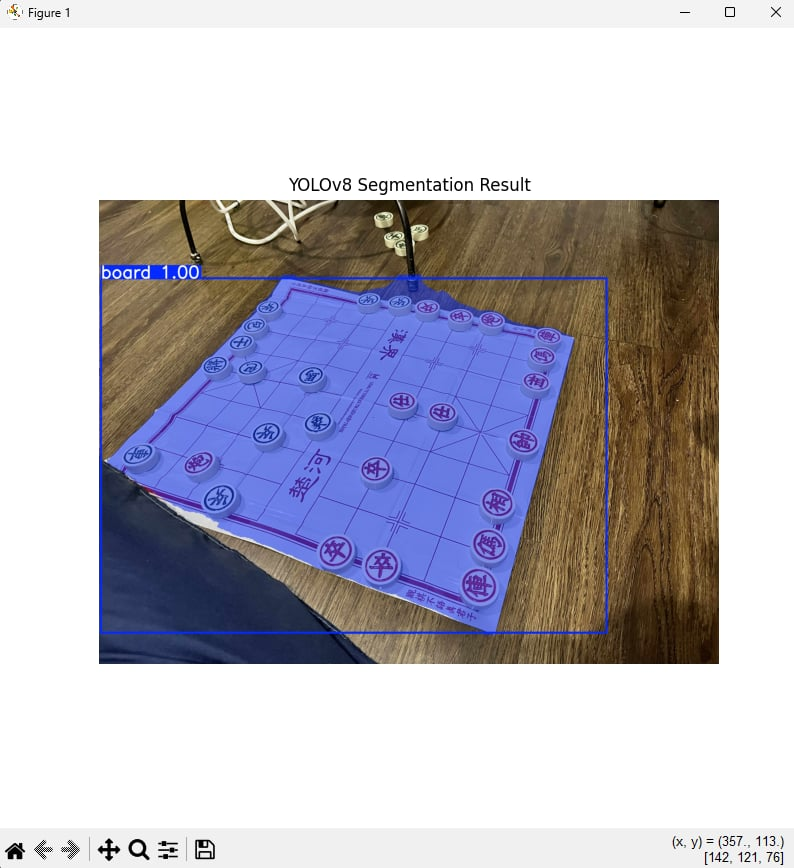
#> input picture 6c039653-bce8-461a-b13d-55280c7295b8.jpg, 794 x 868 px, given in place of the camera
$ python filter_test.py
#> lines starting #> are read from the running program, lines starting #| are printed output that depends on the picture
#> in main, frame is the input picture: shape (868, 794, 3); mean B, G, R 196.1, 185.3, 187.3
import cv2
import numpy as np
import time

# --------- Utility ----------
def to_lab(img):
    return cv2.cvtColor(img, cv2.COLOR_BGR2LAB)

def from_lab(lab):
    return cv2.cvtColor(lab, cv2.COLOR_LAB2BGR)

def luminance_bgr(img):
    # Rec.709 luma
    return 0.2126*img[...,2] + 0.7152*img[...,1] + 0.0722*img[...,0]

def put_label(im, text, y=28):
    cv2.rectangle(im, (0,0), (im.shape[1], y+10), (0,0,0), -1)
    cv2.putText(im, text, (10, y), cv2.FONT_HERSHEY_SIMPLEX, 0.7, (255,255,255), 2, cv2.LINE_AA)

# --------- Filters ----------
def filt_bilateral_gamma(img, d=9, sigma_color=75, sigma_space=75, gamma=0.9):
    # Bilateral làm dịu highlight mà giữ biên; gamma<1 hơi nén vùng sáng
#> called with d = 9, sigma_color = 60, sigma_space = 60, gamma = 0.9
    base = cv2.bilateralFilter(img, d, sigma_color, sigma_space)
    base_f = np.clip(base.astype(np.float32)/255.0, 0, 1)
    out = np.power(base_f, gamma)
    return (out*255).astype(np.uint8)

def filt_edgepreserve_blend(img, sigma_s=60, sigma_r=0.4, blend=0.7):
    # Lọc bảo toàn biên rồi blend về ảnh gốc để bớt plastic
    ep = cv2.edgePreservingFilter(img, flags=1, sigma_s=sigma_s, sigma_r=sigma_r)
    out = cv2.addWeighted(ep, blend, img, 1.0-blend, 0)
    return out

def filt_reinhard(img, intensity=0.0, light_adapt=1.0, color_adapt=0.0):
    # Reinhard tone mapping: nén highlight “dịu” không cần HDR input
    imf = img.astype(np.float32)/255.0
    tonemap = cv2.createTonemapReinhard(gamma=1.0, intensity=intensity,
                                        light_adapt=light_adapt, color_adapt=color_adapt)
    tm = tonemap.process(imf)  # returns float32
    tm = np.clip(tm, 0, 1)
    return (tm*255).astype(np.uint8)

def filt_filmic(img, strength=1.0):
    # Filmic curve (Hable) trên kênh L để roll-off highlight
    A, B, C, D, E, F = 0.22, 0.30, 0.10, 0.20, 0.01, 0.30
    def hable(x):
        return ((x*(A*x + C*B) + D*E) / (x*(A*x + B) + D*F)) - E/F
    lab = to_lab(img)
    L, A_, B_ = cv2.split(lab)
    Lf = L.astype(np.float32)/255.0 * 2.0  # scale lên chút để curve “ăn”
    mapped = hable(Lf)
    white = hable(11.2)  # white point
    mapped = np.clip(mapped/white, 0, 1)
    # blend với L gốc để đỡ quá tay
    outL = (strength*mapped + (1-strength)*(L.astype(np.float32)/255.0))
    outL = (np.clip(outL,0,1)*255).astype(np.uint8)
    return from_lab(cv2.merge([outL, A_, B_]))

# --------- Main loop ----------
def main():
    cap = cv2.VideoCapture(0)  # đổi 1/2 nếu cần
    if not cap.isOpened():
        print("❌ Không mở được webcam"); return

    win = "Webcam: Original | Filtered"
    cv2.namedWindow(win, cv2.WINDOW_NORMAL)
    mode = 1  # mặc định bật filter nhẹ
    names = {
        0: "OFF",
        1: "Bilateral + Gamma",
        2: "EdgePreserve + Blend",
        3: "Reinhard Tonemap",
        4: "Filmic Curve"
    }

    print("[INFO] Nhấn phím 0..4 để đổi filter, q/ESC để thoát.")
    t0 = time.time(); frames = 0; fps = 0.0

    while True:
        ok, frame = cap.read()
        if not ok: break

        # chọn filter
        if mode == 0:
            filtered = frame
        elif mode == 1:
            filtered = filt_bilateral_gamma(frame, d=9, sigma_color=60, sigma_space=60, gamma=0.9)
        elif mode == 2:
            filtered = filt_edgepreserve_blend(frame, sigma_s=60, sigma_r=0.35, blend=0.65)
        elif mode == 3:
            filtered = filt_reinhard(frame, intensity=0.0, light_adapt=1.0, color_adapt=0.0)
        elif mode == 4:
            filtered = filt_filmic(frame, strength=0.75)
        else:
            filtered = frame

        # FPS
        frames += 1
        dt = time.time() - t0
        if dt >= 1.0:
            fps = frames/dt
            t0 = time.time(); frames = 0

        left, right = frame.copy(), filtered.copy()
        put_label(left,  f"ORIGINAL (FPS~{fps:.1f})")
#> in put_label, `cv2.rectangle(im, (0,0), (im.shape[1], y+10), (0,0,0), -1)`:
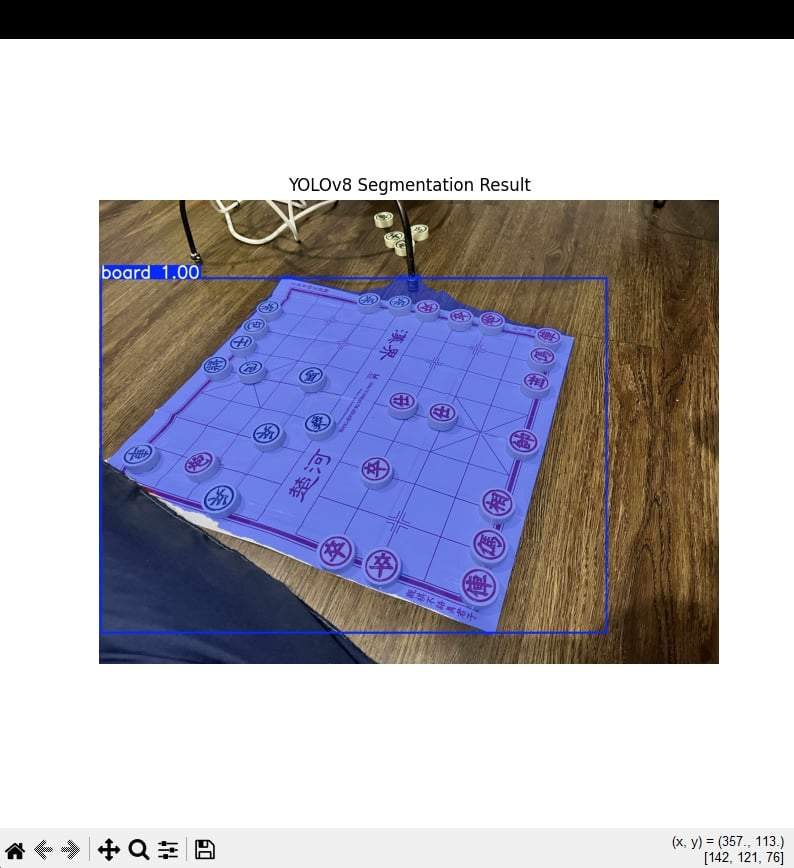
#> im: shape (868, 794, 3); mean B, G, R 185.1, 174.3, 176.3
        put_label(right, f"{names.get(mode,'?')}")
#> call 2 of put_label, with text = 'Bilateral + Gamma', y = 28
#> in put_label (call 2), `cv2.putText(im, text, (10, y), cv2.FONT_HERSHEY_SIMPLEX, 0.7, (255,255..`:
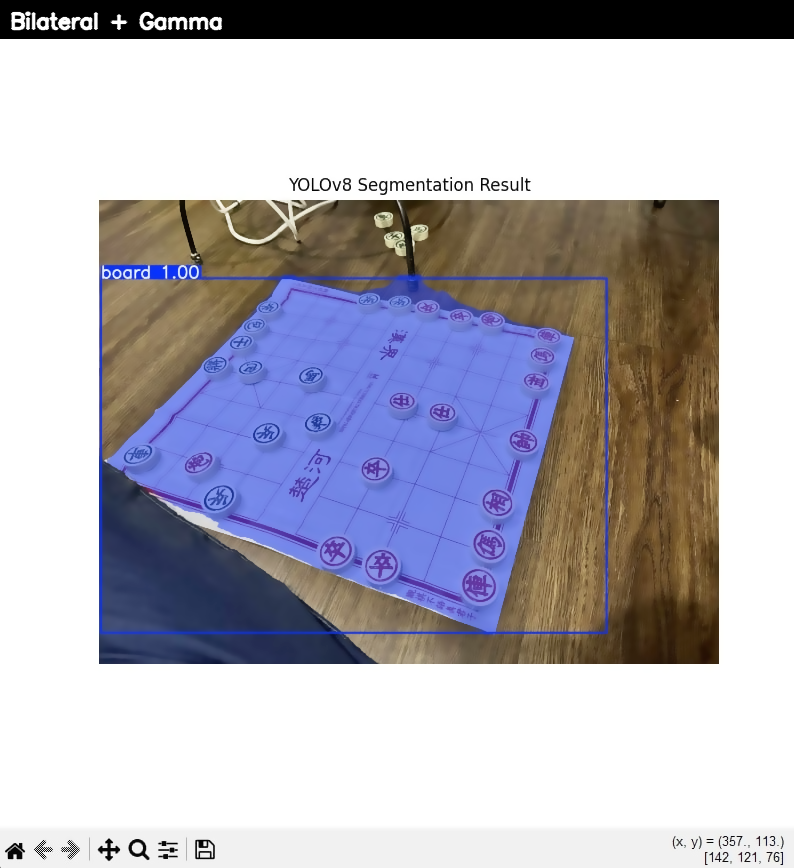
#> im: shape (868, 794, 3); mean B, G, R 188.4, 178.7, 180.6

        # ghép hai ảnh cùng chiều cao
        h = min(left.shape[0], right.shape[0])
#> h = 868
        left  = cv2.resize(left,  (int(left.shape[1]*h/left.shape[0]),  h))
        right = cv2.resize(right, (int(right.shape[1]*h/right.shape[0]), h))
        combo = cv2.hconcat([left, right])
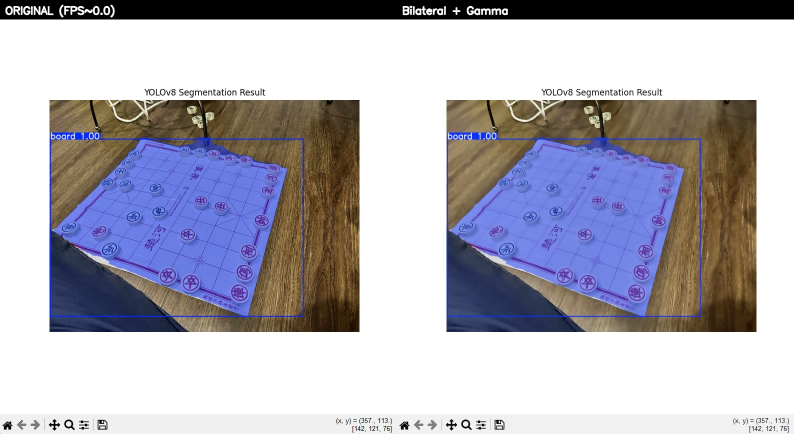
#> combo: shape (868, 1588, 3) (shown at 1/2 size); mean B, G, R 187.1, 176.9, 178.8

        cv2.imshow(win, combo)
        k = cv2.waitKey(1) & 0xFF
#> (key q is pressed here)
        if k in (27, ord('q')):
            break
        elif k in (ord('0'), ord('1'), ord('2'), ord('3'), ord('4')):
            mode = int(chr(k))
            print(f"[MODE] -> {mode}: {names[mode]}")

    cap.release()
    cv2.destroyAllWindows()

if __name__ == "__main__":
    main()

$ run again, on 94a66eec-645b-4370-b516-330444174930.jpg
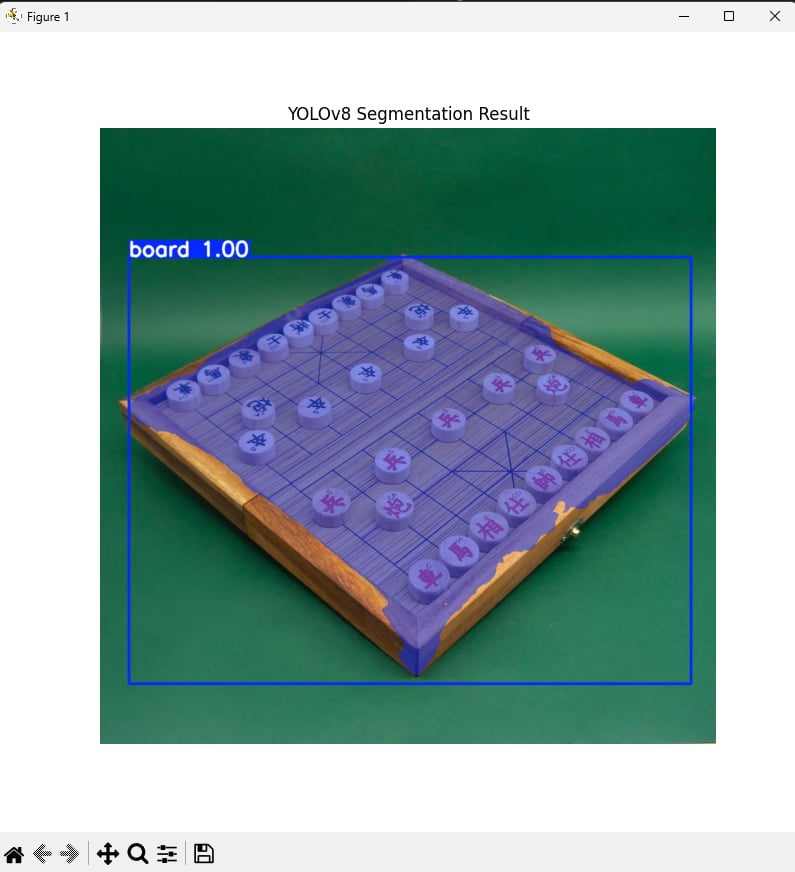
#> input picture 94a66eec-645b-4370-b516-330444174930.jpg, 795 x 872 px, given in place of the camera
#> in main, frame is the input picture: shape (872, 795, 3); mean B, G, R 168.4, 166.8, 142.7
#> in put_label (call 2), `cv2.putText(im, text, (10, y), cv2.FONT_HERSHEY_SIMPLEX, 0.7, (255,255..`:
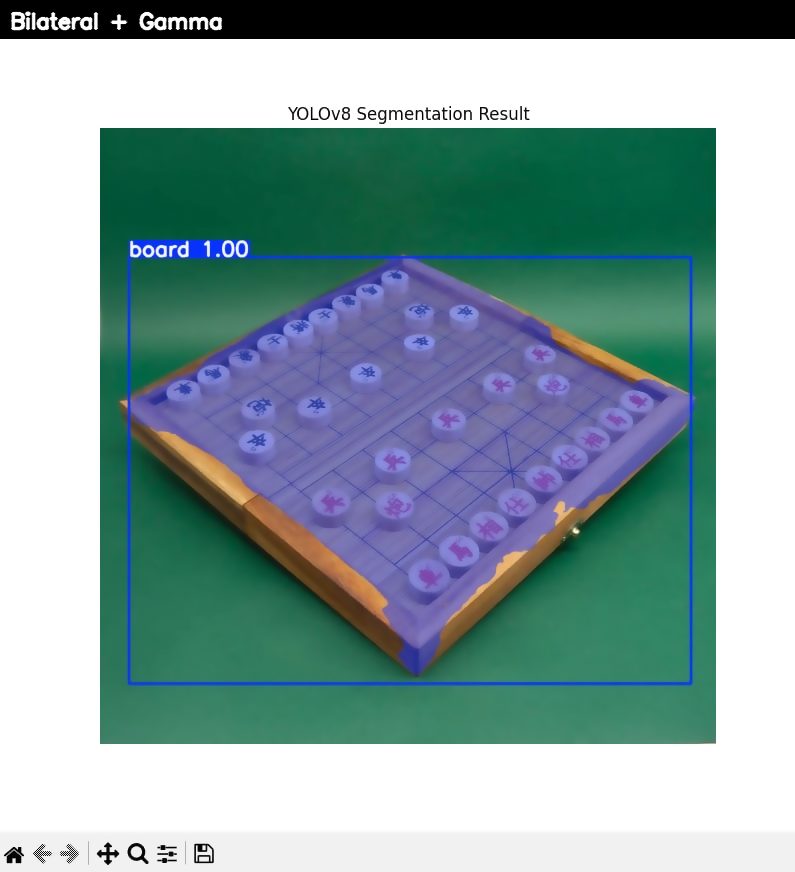
#> im: shape (872, 795, 3); mean B, G, R 163, 162, 136.5
#> in main, `combo = cv2.hconcat([left, right])`:
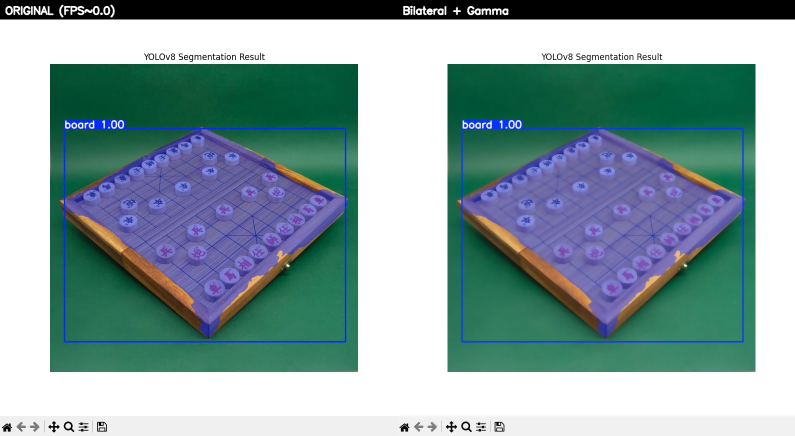
#> combo: shape (872, 1590, 3) (shown at 1/2 size); mean B, G, R 160.8, 159.5, 134.8
